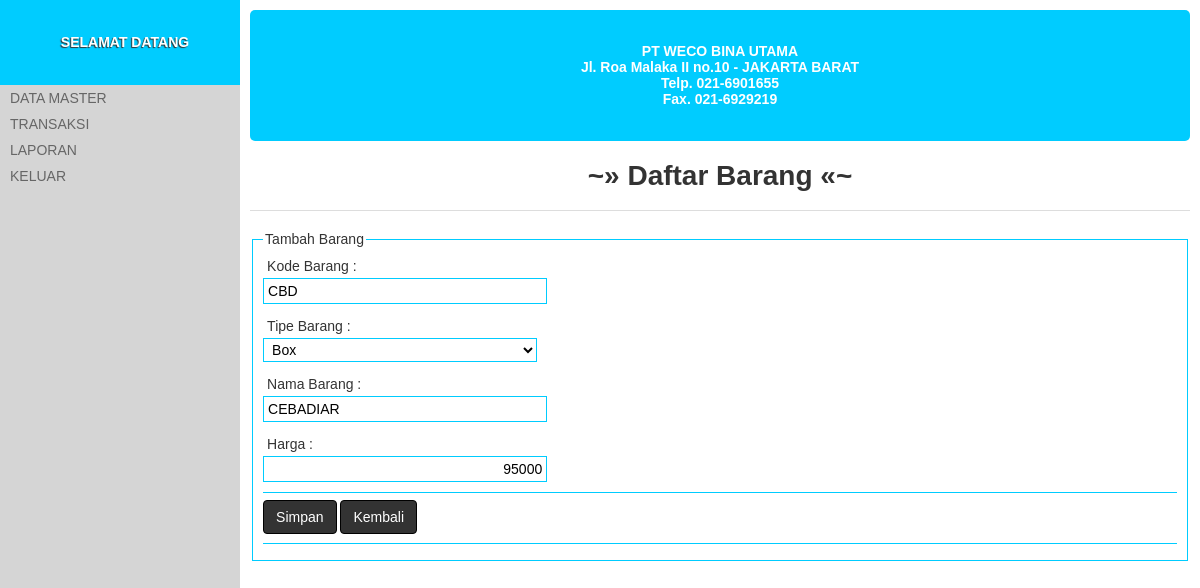
Page /?halaman=barang&perbarui_id=CBD (signed in) on the committed database.
### tables this page shows
CREATE TABLE IF NOT EXISTS `barang` (
  `kode_barang` varchar(8) NOT NULL,
  `nama_barang` varchar(50) DEFAULT NULL,
  `harga` int(10) DEFAULT NULL,
  `stok` int(5) DEFAULT NULL,
  `diskon` float NOT NULL,
  `id_tipe_barang` int(4) DEFAULT NULL
);

### sistem/kontroler.php (called while the page is built, shortened)
<?php
require_once TEMA_HALAMAN;

### index.php (called while the page is built, shortened)
<?php
require_once DIREKTORI . 'sistem/kontroler.php';

### sistem/database.php (called while the page is built, shortened)
<?php
class db
{
	static function query()
	{
		return new self;
	}
	function perbarui( $namaTable , $data = array() , $persyaratan = array())
	{
		$dataKolom = array();
		$syarat = array();
		if(!$data)$data = $_POST ;
		foreach($persyaratan as $a => $b)
		{
			$syarat[] = $a . "='".mysql_real_escape_string($b)."'";
		}
		$sqlTambahan = " WHERE ".implode(" AND ",$syarat);
		$dataTable = mysql_query("SELECT * FROM {$namaTable} {$sqlTambahan} LIMIT 1");
		$dataOutput = (object) mysql_fetch_assoc($dataTable);
		return $dataOutput;
	}
}

### app/data_barang_perbarui.php (the view, shortened to what this page needs)
<?php
	$o = db::query()->perbarui(HALAMAN_AKTIF,$_POST,array('kode_'.HALAMAN_AKTIF=>$_GET['perbarui_id']));
?>
<form action="" class="formulir-umum" method="post">
	<fieldset>
		<legend>Tambah Barang</legend>
			<label>Kode Barang :</label>
			<input type="text" name="kode_barang" value="<?php echo $o->kode_barang;?>"/>
			<label>Tipe Barang : </label>
			<select name="id_tipe_barang">
			<?php
			$Q = mysql_query("SELECT tipe_barang.*,IF(id_tipe_barang={$o->id_tipe_barang},'selected','') AS terpilih  FROM tipe_barang");
			while ($n = mysql_fetch_object($Q)):
				echo '<option value="'.$n->id_tipe_barang.'" '.$n->terpilih.'>'.$n->nama_tipe_barang.'</option>';
			endwhile;
			?>
			</select>
			<label>Nama Barang : </label>
			<input type="text" name="nama_barang"  value="<?php echo $o->nama_barang;?>"/>
			<label>Harga : </label>
			<input type="text" class="nomor" name="harga" value="<?php echo $o->harga?>"/>
			<hr />
			<button class="tombol">Simpan</button>
			<a href="?halaman=barang" class="tombol">Kembali</a>
			<hr />
	</fieldset>
</form>

### publik/tema/tema.css (style rules this page uses)
body { padding:0; margin:0; font-family:'Arial'; font-size:14px; color:#333333; background-color:#d5d5d5; }
a { text-decoration:none; }
hr { background-color:#0cf; border:0; height:1px; }
fieldset { border:1px solid #0cf; }
.tombol { display: inline-block; padding: 6px 12px; margin-bottom: 2px; font-size: 14px; font-weight: normal; line-height: 1.428571429; text-align: center; white-space: nowrap; vertical-align: middle; cursor: pointer; border: 1px solid transparent; border-radius: 4px; -webkit-user-select: none; -moz-user-select: none; -ms-user-select: none; -o-user-select: none; user-select: none; color: #ffffff; background-color: #333333; border-color: #000000; }
.formulir-umum { width: 100%; }
.formulir-umum, .formulir-umum label, .formulir-umum textarea, .formulir-umum select, .formulir-umum input { min-height:20px; line-height:20px; font-size:14px; }
.formulir-umum label { width:100%; }
.formulir-umum input, .formulir-umum textarea, .formulir-umum select, .formulir-umum label { padding:2px 4px; float:left; vertical-align:middle; min-width:30%; background-color: transparent; }
.formulir-umum input, .formulir-umum textarea, .formulir-umum select { border:1px solid #0cf; margin-bottom:10px; }
.formulir-umum input.nomor { text-align:right; }
.formulir-umum hr { clear: both; }

### rows in the picture
barang: kode_barang "CBD", nama_barang "CEBADIAR", harga "95000"

### other values in the picture
form field id_tipe_barang "Box"
